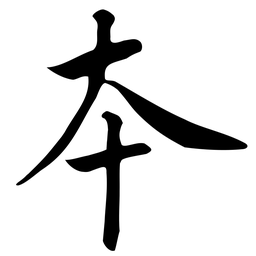
#> input picture ben.png, 256 x 256 px, shrunk from 856 x 856 before the run, found by its file name
$ python strokeExtractTool.py   (older library calls are emulated)
#> lines starting #> are read from the running program, lines starting #| are printed output that depends on the picture; after the words box and inside, x2 and y2 are one past the last pixel; in counts of white or black regions, pixels touching at a corner belong together
### utils/Functions.py
import cv2
import math
import numpy as np
from math import sin, cos, sqrt
from skimage.measure import compare_ssim as ssim
from skimage.morphology import skeletonize
from PyQt5.QtCore import *
from PyQt5.QtGui import *
from PyQt5.QtWidgets import *


# [727 lines left out: functions removeShortBranchesOfSkeleton, getPointsOnSkeletonSegmentation, erasePointsOfSkeleton, resizeImages, addMinBoundingBox, getSingleMaxBoundingBoxOfImage and 19 more, not called in this run]


def splitConnectedComponents(image, connectivity=8):
    """
    Extract the connected components of character from image with Labeling algorithm.
    :param image: image of grayscale image.
    :param connectivity: connectivity of image (4, or 8)
    :return: independented components of characters.
    """
    image_ = 255 - image

    ret, labels = cv2.connectedComponents(image_, connectivity=connectivity)
    components = []
    for r in range(1, ret):
        img_ = np.ones(image_.shape, dtype=np.uint8) * 255
        for y in range(image_.shape[0]):
            for x in range(image_.shape[1]):
                if labels[y][x] == r:
                    img_[y][x] = 0.0
        components.append(img_)

    return components


# [157 lines left out: functions getConnectedComponentsOfGrayScale, getFigFromMask, getConnectedComponents, getContourOfImage, getSkeletonOfImage, removeBreakPointsOfContour, not called in this run]


# def getSkeletonOfImage(image, shape=cv2.MORPH_CROSS, kernel=(3, 3)):
#     """
#     Get the skeletion of grayscale image of character.
#     :param image: grayscale image of character.
#     :param shape: element shape that could be one of the following: MORPH_RECT, MORPH_ELLIPSE, MORPH_CROSS, and
#         CV_SHAPE_CUSTOM.
#     :param kernel: size of the structuring element.
#     :return: the skeleton grayscale image of character.
#     """
#     if image is None:
#         return None
#
#     # original image invert color
#     image = 255 - image
#
#     # skeleton
#     skel = np.zeros(image.shape, np.uint8)
#     size = np.size(image)
#
#     element = cv2.getStructuringElement(shape, kernel)
#     done = False
#
#     while (not done):
#         eroded = cv2.erode(image, element)
#         temp = cv2.dilate(eroded, element)
#         temp = cv2.subtract(image, temp)
#         skel = cv2.bitwise_or(skel, temp)
#         image = eroded.copy()
#
#         zeros = size - cv2.countNonZero(image)
#         if zeros == size:
#             done = True
#     # invert the color of skeleton image
#     skel = 255 - skel
#     return skel


def getNumberOfValidPixels(image, x, y):
    """
    Get the number of valid pixels of the 8-neighbours of (x, y)
    :param image: grayscale image of character
    :param x: x value of Point (x, y)
    :param y: y value of Point (x, y)
    :return: the number of valid pixels of the 8-neighbours of (x, y)
    """
    valid_num = 0

    # X2 point
    if image[y - 1][x] == 0.0:
        valid_num += 1

    # X3 point
    if image[y - 1][x + 1] == 0.0:
        valid_num += 1

    # X4 point
    if image[y][x + 1] == 0.0:
        valid_num += 1

    # X5 point
    if image[y + 1][x + 1] == 0.0:
        valid_num += 1

    # X6 point
    if image[y + 1][x] == 0.0:
        valid_num += 1

    # X7 point
    if image[y + 1][x - 1] == 0.0:
        valid_num += 1

    # X8 point
    if image[y][x - 1] == 0.0:
        valid_num += 1

    # X9 point
    if image[y - 1][x - 1] == 0.0:
        valid_num += 1

    return valid_num


def getEndPointsOfSkeletonLine(image):
    """
    Obtain the end points of skeleton line, suppose the image is the skeleton image(white background and black
    skeleton line).
    :param image: the skeleton grayscale image of character
    :return: the end points of skeleton line
    """
    end_points = []
    if image is None:
        return end_points

    # find the end points which number == 1
    for y in range(1, image.shape[0] - 1):
        for x in range(1, image.shape[1] - 1):
            if image[y][x] == 0.0:
                # black points number
                black_num = getNumberOfValidPixels(image, x, y)
                # end points
                if black_num == 1:
                    end_points.append((x, y))
    return end_points


# [22 lines left out: function getCrossAreaPointsOfSkeletionLine, not called in this run]


def getCrossPointsOfSkeletonLine(image, threshold=10):
    """
    Get the cross points of skeleton line.
    :param image: the skeleton grayscale image of character.
    :return: cross points of skeleton line of character.
    """
    cross_points = []
    cross_points_merged = []
    used_index = []
    if image is None:
        return cross_points
    # find cross points
    for y in range(1, image.shape[0] - 1):
        for x in range(1, image.shape[1] - 1):
            if image[y][x] == 0.0:
                # black points
                black_num = getNumberOfValidPixels(image, x, y)

                # cross points
                if black_num >= 3:
                    cross_points.append((x, y))
    # maintain only one point of several closed cross points
    for i in range(len(cross_points)):
        if i in used_index:
            continue
        curr_pt = cross_points[i]
        closed_pt = curr_pt
        for j in range(len(cross_points)):
            if i == j:
                continue
            dist = math.sqrt((curr_pt[0] - cross_points[j][0])**2 + (curr_pt[1]-cross_points[j][1])**2)
            if dist < threshold:
                closed_pt = cross_points[j]
                used_index.append(j)

        if curr_pt == closed_pt:
            cross_points_merged.append(curr_pt)
            used_index.append(i)
        else:
            cross_points_merged.append(closed_pt)


    # # remove the extra cross points and maintain the single cross point of several close points
    # for (x, y) in cross_points:
    #     black_num = 0
    #     # P2
    #     if image[y - 1][x] == 0.0 and (x, y - 1) in cross_points:
    #         black_num += 1
    #     # P4
    #     if image[y][x + 1] == 0.0 and (x + 1, y) in cross_points:
    #         black_num += 1
    #     # P6
    #     if image[y + 1][x] == 0.0 and (x, y + 1) in cross_points:
    #         black_num += 1
    #     # P8
    #     if image[y][x - 1] == 0.0 and (x - 1, y) in cross_points:
    #         black_num += 1
    #
    #     if black_num == 2 or black_num == 3 or black_num == 4:
    #         # print(black_num)
    #         cross_points_no_extra.append((x, y))
    #
    #     if (x, y) in cross_points and (x, y - 1) not in cross_points and (x + 1, y - 1) not in cross_points and (
    #     x + 1, y) not in \
    #             cross_points and (x + 1, y + 1) not in cross_points and (x, y + 1) not in cross_points and (
    #     x - 1, y + 1) not in \
    #             cross_points and (x - 1, y) not in cross_points and (x - 1, y - 1) not in cross_points:
    #         cross_points_no_extra.append((x, y))

    return cross_points_merged


# [76 lines left out: function removeExtraBranchesOfSkeleton, not called in this run]


def removeBranchOfSkeletonLine(image, end_points, cross_points, DIST_THRESHOLD=20):
    """
    Remove the extra branches of skeleton lines of character.
    :param DIST_THRESHOLD:
    :param image: the skeleton grayscale image of character.
    :param end_points: all end points of the skeleton lines.
    :param cross_points: all cross points of the skeleton lines.
    :param DIST_THRESHOLD: the distance threshold from cross points to end points.
    :return: skeleton grayscale image of character without extra branches.
    """

    if image is None:
        return None
    # image = image.copy()
    # remove branches of skeleton line
    for (c_x, c_y) in cross_points:
        for (e_x, e_y) in end_points:
            dist = math.sqrt((c_x - e_x) * (c_x - e_x) + (c_y - e_y) * (c_y - e_y))
            if dist < DIST_THRESHOLD:
                # print("%d %d %d %d " % (e_x, e_y, c_x, c_y))
                branch_points = getPointsOfExtraBranchOfSkeletonLine(image, e_x, e_y, c_x, c_y)
                # print("branch length: %d" % len(branch_points))

                # remove branch points
                for (bx, by) in branch_points:
                    image[by][bx] = 255

    return image


def getPointsOfExtraBranchOfSkeletonLine(image, start_x, start_y, end_x, end_y):
    """
    Get all points in the extra branch of skeleton lines from cross points to end points.
    :param image: skeleton grayscale image of character.
    :param start_x: x-axis value of cross point.
    :param start_y: y-axis value of cross point.
    :param end_x: x-axis value of end point.
    :param end_y: y-axis value of end point.
    :return: all points in the extra branch.
    """
    extra_branch_points = []
    start_point = (start_x, start_y)
    next_point = start_point

    while (True):

        # P2
        if image[start_point[1] - 1][start_point[0]] == 0.0 and (start_point[0], start_point[1] - 1) not in \
                extra_branch_points:
            next_point = (start_point[0], start_point[1] - 1)
            # print(next_point)
        # P3
        if image[start_point[1] - 1][start_point[0] + 1] == 0.0 and (start_point[0] + 1, start_point[1] - 1) not in \
                extra_branch_points:
            next_point = (start_point[0] + 1, start_point[1] - 1)
            # print(next_point)
        # P4
        if image[start_point[1]][start_point[0] + 1] == 0.0 and (start_point[0] + 1, start_point[1]) not in \
                extra_branch_points:
            next_point = (start_point[0] + 1, start_point[1])
            # print(next_point)
        # P5
        if image[start_point[1] + 1][start_point[0] + 1] == 0.0 and (start_point[0] + 1, start_point[1] + 1) not in \
                extra_branch_points:
            next_point = (start_point[0] + 1, start_point[1] + 1)
            # print(next_point)
        # P6
        if image[start_point[1] + 1][start_point[0]] == 0.0 and (start_point[0], start_point[1] + 1) not in \
                extra_branch_points:
            next_point = (start_point[0], start_point[1] + 1)
            # print(next_point)
        # P7
        if image[start_point[1] + 1][start_point[0] - 1] == 0.0 and (start_point[0] - 1, start_point[1] + 1) not in \
                extra_branch_points:
            next_point = (start_point[0] - 1, start_point[1] + 1)
            # print(next_point)
        # P8
        if image[start_point[1]][start_point[0] - 1] == 0.0 and (start_point[0] - 1, start_point[1]) not in \
                extra_branch_points:
            next_point = (start_point[0] - 1, start_point[1])
            # print(next_point)
        # P9
        if image[start_point[1] - 1][start_point[0] - 1] == 0.0 and (start_point[0] - 1, start_point[1] - 1) not in \
                extra_branch_points:
            next_point = (start_point[0] - 1, start_point[1] - 1)
            # print(next_point)

        extra_branch_points.append(start_point)

        if next_point[0] == end_x and next_point[1] == end_y:
            # next point is the cross point
            break
        else:
            start_point = next_point

    return extra_branch_points


# [216 lines left out: functions sortPointsOnContourOfImage, cubic_bezier_sum, draw_cubic_bezier, fitCurve, fitCubic, generateBezier, not called in this run]


def reparameterize(bezier, points, parameters):
    return [newtonRaphsonRootFind(bezier, point, u) for point, u in zip(points, parameters)]


# [47 lines left out: functions newtonRaphsonRootFind, chordLengthParameterize, computeMaxError, not called in this run]


def normalize(v):
    return v / np.linalg.norm(v)


# evaluates cubic bezier at t, return point
def q(ctrlPoly, t):
    return (1.0 - t) ** 3 * ctrlPoly[0] + 3 * (1.0 - t) ** 2 * t * ctrlPoly[1] + 3 * (1.0 - t) * t ** 2 * ctrlPoly[
        2] + t ** 3 * ctrlPoly[3]


# evaluates cubic bezier first derivative at t, return point
def qprime(ctrlPoly, t):
    return 3 * (1.0 - t) ** 2 * (ctrlPoly[1] - ctrlPoly[0]) + 6 * (1.0 - t) * t * (
                ctrlPoly[2] - ctrlPoly[1]) + 3 * t ** 2 * (ctrlPoly[3] - ctrlPoly[2])


# evaluates cubic bezier second derivative at t, return point
def qprimeprime(ctrlPoly, t):
    return 6 * (1.0 - t) * (ctrlPoly[2] - 2 * ctrlPoly[1] + ctrlPoly[0]) + 6 * (t) * (
                ctrlPoly[3] - 2 * ctrlPoly[2] + ctrlPoly[1])


# [883 lines left out: functions getCenterOfRectangles, combineRectangles, rgb2qimage, addBackgroundImage, image_segment_with_net, createBackgound and 23 more, not called in this run]

### strokeExtractTool.py
import cv2
import numpy as np
from collections import namedtuple
from skimage.morphology import skeletonize
from utils.Functions import getSkeletonOfImage, getEndPointsOfSkeletonLine, getCrossAreaPointsOfSkeletionLine, \
    removeBranchOfSkeletonLine, getAllMiniBoundingBoxesOfImage, getCrossPointsOfSkeletonLine, splitConnectedComponents


def main():
    # Point
    Point = namedtuple("Point", ["x", "y"])

    # target image
    target_path = "../templates/ben.png"
    target_img = cv2.imread(target_path, 0)
#> target_img is the input picture: shape (256, 256); min 0, max 255, mean 220.3
    _, target_img = cv2.threshold(target_img, 127, 255, cv2.THRESH_BINARY)
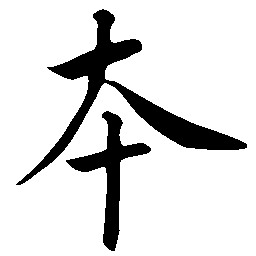
#> target_img: shape (256, 256); 86.4% white; 2 black regions, box (x1, y1, x2, y2) and area: (16, 9, 247, 185) 6156, (66, 111, 151, 251) 2770
    print(target_img.shape)
#| (256, 256)

    target_img_rgb = cv2.cvtColor(target_img, cv2.COLOR_GRAY2RGB)

    # connected components with labeling algorithm
    partial_parts = splitConnectedComponents(target_img)
#> in splitConnectedComponents, `ret, labels = cv2.connectedComponents(image_, connectivity=connectivity)`:
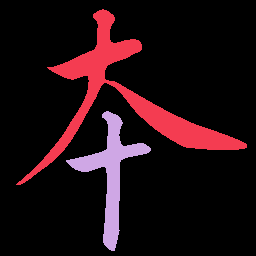
#> labels: shape (256, 256) int32; 3 distinct labels, from 0 to 2; one colour per label, 0 black
#> in splitConnectedComponents, `ret, labels = cv2.connectedComponents(image_, connectivity=connectivity)`: ret = 3
#> after the loop in splitConnectedComponents, `for r in range(1, ret):`:
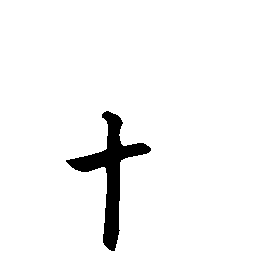
#> img_: shape (256, 256); 95.8% white; 1 black region, box (x1, y1, x2, y2) and area: (66, 111, 151, 251) 2770
#> partial_parts = 2 items
    print("number of parts: %d" % len(partial_parts))
#| number of parts: 2
    # part 1
    part_1 = partial_parts[0]
#> part_1: shape (256, 256); 90.6% white; 1 black region, box (x1, y1, x2, y2) and area: (16, 9, 247, 185) 6156

    # skeleton line
    part_1_ = part_1 != 255

    part_skel = skeletonize(part_1_)
#> part_skel: shape (256, 256) bool; 0.62% white in thin lines or dots, all inside (x1, y1, x2, y2) = (17, 15, 244, 185)
    part_skel = (1 - part_skel) * 255

    part_skel = np.array(part_skel, dtype=np.uint8)

    for y in range(part_skel.shape[0]):
        for x in range(part_skel.shape[1]):
            if part_skel[y][x] == 0.0:
                target_img_rgb[y][x] = (0, 255, 0)
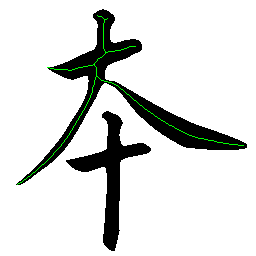
#> target_img_rgb: shape (256, 256, 3); mean B, G, R 220.3, 221.9, 220.3

    # remove extra branch
    end_points = getEndPointsOfSkeletonLine(part_skel)
#> after the loop in getEndPointsOfSkeletonLine, `for y in range(1, image.shape[0] - 1):`: end_points = [(97, 15), (107, 18), (135, 46), (47, 67), (243, 145), (17, 184)]
    cross_points = getCrossPointsOfSkeletonLine(part_skel)
#> after the loop in getCrossPointsOfSkeletonLine, `for y in range(1, image.shape[0] - 1):`: cross_points = [(104, 19), (105, 19), (104, 20), (105, 51), (105, 52), (106, 52), (105, 53), (94, 63), (93, 64), (94, 64), (94, 65), (96, 75), (96, 76), (97, 76)]
#> the loop in getCrossPointsOfSkeletonLine, `for i in range(len(cross_points)):` made 14 passes
#> after the loop in getCrossPointsOfSkeletonLine, `for i in range(len(cross_points)):`: cross_points_merged = [(104, 20), (105, 53), (94, 65), (97, 76)]; used_index = [1, 2, 4, 5, 6, 8, 9, 10, 12, 13]
#> cross_points = [(104, 20), (105, 53), (94, 65), (97, 76)]

    part_skel = removeBranchOfSkeletonLine(part_skel, end_points, cross_points, )
#> the loop in removeBranchOfSkeletonLine, `for (c_x, c_y) in cross_points:` made 4 passes
#> (c_x, c_y) on pass 1: (104, 20)
#> after the loop in removeBranchOfSkeletonLine, `for (c_x, c_y) in cross_points:`: image: shape (256, 256); 99.4% white; black in thin lines or dots, all inside (x1, y1, x2, y2) = (17, 20, 244, 185)

    part_1_rgb_no_branch = cv2.cvtColor(part_1, cv2.COLOR_GRAY2RGB)

    for y in range(part_skel.shape[0]):
        for x in range(part_skel.shape[1]):
            if part_skel[y][x] == 0.0:
                part_1_rgb_no_branch[y][x] = (0, 255, 0)
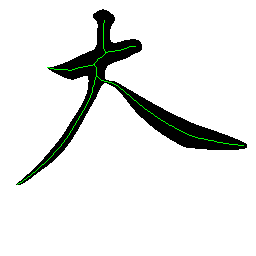
#> part_1_rgb_no_branch: shape (256, 256, 3); mean B, G, R 231, 232.6, 231

    # new end points and cross points without extra branches
    end_points = getEndPointsOfSkeletonLine(part_skel)
    print("number of end points: %d" % len(end_points))
#| number of end points: 5
    cross_points = getCrossPointsOfSkeletonLine(part_skel)
#> the loop in getCrossPointsOfSkeletonLine (call 2), `for i in range(len(cross_points)):` made 11 passes
    print("number of cross points: %d" % len(cross_points))
#| number of cross points: 3

    # add end points to image with blue color
    for (x, y) in end_points:
        part_1_rgb_no_branch[y][x] = (255, 0, 0)
#> this loop made 5 passes
#> part_1_rgb_no_branch: shape (256, 256, 3); 0.01% of pixels changed, all inside (x1, y1, x2, y2) = (17, 20, 244, 185)

    # add cross points to image with red color
    for (x, y) in cross_points:
        part_1_rgb_no_branch[y][x] = (0, 0, 255)
#> this loop made 3 passes
#> part_1_rgb_no_branch: shape (256, 256, 3); mean B, G, R 231.1, 232.6, 231.1

    # Contour  of character
    part_1_edges = cv2.Canny(part_1, 100, 200)
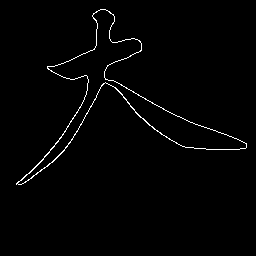
#> part_1_edges: shape (256, 256); 1.4% white in thin lines or dots, all inside (x1, y1, x2, y2) = (16, 9, 247, 185)
    part_1_edges = 255 - part_1_edges

    # Order the points on contours of character
    print(part_1_edges.shape)
#| (256, 256)
    begin_point = None

    # find the begin point
    for y in range(part_1_edges.shape[0]):
        for x in range(part_1_edges.shape[1]):
            if part_1_edges[y][x] == 0.0:
                # first black point
                begin_point = (x, y)
                break
        if begin_point:
            break
    print("begin point: (%d, %d)" % (begin_point[0], begin_point[1]))

    edge_order_lables = np.zeros_like(part_1_edges)
    edge_order_lables[begin_point[1]][begin_point[0]] = 1.

    curr_point = begin_point

    # find the second point
    if part_1_edges[y][x+1] == 0.0:
        print("Second point is 4 position")
        curr_point = (x+1, y)
    elif part_1_edges[y+1][x+1] == 0.0:
        print("Second point is 5 position")
        curr_point = (x+1, y+1)
    print(curr_point)
#| (101, 9)
    edge_order_lables[curr_point[1]][curr_point[0]] = 1.

    edge_points = []
    edge_points.append(begin_point)
    edge_points.append(curr_point)

    next_point = curr_point
    edge_id = 0
    while True:

        x = curr_point[0]; y = curr_point[1]
        # 2,4,6,8 position firstly and then 3,5,7,9 position
        # point in 2 position
        if part_1_edges[y-1][x] == 0.0 and edge_order_lables[y-1][x] == 0.0:
            print("%d po" % 2)
            next_point = (x, y-1)
            edge_order_lables[y-1][x] = 1.

        # point in 4 position
        elif part_1_edges[y][x + 1] == 0.0 and edge_order_lables[y][x + 1] == 0.0:
            print("%d po" % 4)
            next_point = (x + 1, y)
            edge_order_lables[y][x + 1] = 1.

        # point in 6 position
        elif part_1_edges[y + 1][x] == 0.0 and edge_order_lables[y + 1][x] == 0.0:
            print("%d po" % 6)
            next_point = (x, y + 1)
            edge_order_lables[y + 1][x] = 1.

        # point in 8 position
        elif part_1_edges[y][x - 1] == 0.0 and edge_order_lables[y][x - 1] == 0.0:
            print("%d po" % 8)
            next_point = (x - 1, y)
            edge_order_lables[y][x - 1] = 1.

        # point in 3 position
        elif part_1_edges[y-1][x+1] == 0.0 and edge_order_lables[y-1][x+1] == 0.0:
            print("%d po" % 3)
            next_point = (x+1, y-1)
            edge_order_lables[y-1][x+1] = 1.

        # point in 5 position
        elif part_1_edges[y+1][x+1] == 0.0 and edge_order_lables[y+1][x+1] == 0.0:
            print("%d po" % 5)
            next_point = (x+1, y+1)
            edge_order_lables[y+1][x+1] = 1.

        # point in 7 position
        elif part_1_edges[y+1][x-1] == 0.0 and edge_order_lables[y+1][x-1] == 0.0:
            print("%d po" % 7)
            next_point = (x-1, y+1)
            edge_order_lables[y+1][x-1] = 1.

        # point in 9 position
        elif part_1_edges[y-1][x-1] == 0.0 and edge_order_lables[y-1][x-1] == 0.0:
            print("%d po" % 9)
            next_point = (x-1, y-1)
            edge_order_lables[y-1][x-1] = 1.

        if next_point == curr_point:
            print(next_point)
            print(curr_point)
            edge_points.append(curr_point)
            break
        else:
            edge_points.append(curr_point)
            edge_id += 1
            print("edge id: %d" % edge_id)
            curr_point = next_point
#> edge_order_lables: shape (256, 256); values 0 (black) and 1 (white), 1.4% white in thin lines or dots, all inside (x1, y1, x2, y2) = (17, 9, 247, 185)

    print("edge points len: %d" % len(edge_points))
#| edge points len: 913
    for pt in edge_points:
        print(pt)
        part_1_rgb_no_branch[pt[1]][pt[0]] = (0, 0, 255)
#> this loop made 913 passes
#> pt on passes 1 to 3: (100, 9), (101, 9), (101, 9)
#| (100, 9)
#| (101, 9)
#| (101, 9)
#| (102, 9)
#| (103, 9)
#| (104, 9)
#| (105, 9)
#| (106, 10)
#> (further printed lines are left out)
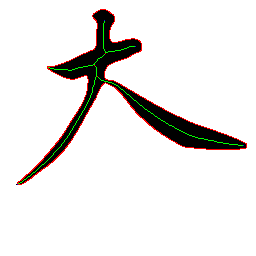
#> part_1_rgb_no_branch: shape (256, 256, 3); mean B, G, R 229.3, 230.8, 232.9


    # [23 lines of commented-out code are left out]

    cv2.imshow("img", target_img)
    # cv2.imshow("skel", part_skel)
    # cv2.imshow("img_rgb", target_img_rgb)
    cv2.imshow("img_rgb_no_branch", part_1_rgb_no_branch)
    cv2.imshow("edges", part_1_edges)

    cv2.imwrite("../templates/ben_skeleton.png", target_img_rgb)
    cv2.imwrite("../templates/ben_skeleton_no_branch.png", part_1_rgb_no_branch)


    cv2.waitKey(0)
    cv2.destroyAllWindows()


def draw_lines(img, houghLines, color=[0, 255, 0], thickness=2):
    for line in houghLines:
        for rho, theta in line:
            a = np.cos(theta)
            b = np.sin(theta)
            x0 = a * rho
            y0 = b * rho
            x1 = int(x0 + 1000 * (-b))
            y1 = int(y0 + 1000 * (a))
            x2 = int(x0 - 1000 * (-b))
            y2 = int(y0 - 1000 * (a))

            cv2.line(img, (x1, y1), (x2, y2), color, thickness)


def weighted_img(img, initial_img, alpha=0.8, beta=1., gama=0.):
    return cv2.addWeighted(initial_img, alpha, img, beta, gama)

if __name__ == '__main__':
    main()
